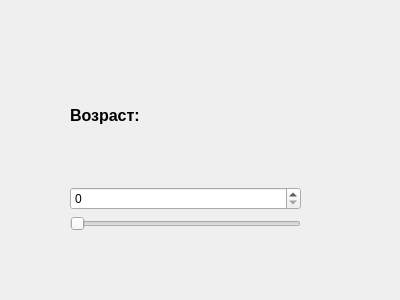
<?xml version="1.0" encoding="UTF-8"?>
<ui version="4.0">
 <class>MainWindow</class>
 <widget class="QMainWindow" name="MainWindow">
  <property name="geometry">
   <rect>
    <x>0</x>
    <y>0</y>
    <width>400</width>
    <height>300</height>
   </rect>
  </property>
  <property name="windowTitle">
   <string>Профиль</string>
  </property>
  <widget class="QWidget" name="centralwidget">
   <widget class="QWidget" name="">
    <property name="geometry">
     <rect>
      <x>70</x>
      <y>50</y>
      <width>231</width>
      <height>181</height>
     </rect>
    </property>
    <layout class="QVBoxLayout" name="verticalLayout">
     <item>
      <widget class="QLabel" name="label">
       <property name="font">
        <font>
         <pointsize>12</pointsize>
         <weight>75</weight>
         <bold>true</bold>
        </font>
       </property>
       <property name="text">
        <string>Возраст:</string>
       </property>
      </widget>
     </item>
     <item>
      <widget class="QSpinBox" name="spinBox"/>
     </item>
     <item>
      <widget class="QSlider" name="horizontalSlider">
       <property name="orientation">
        <enum>Qt::Horizontal</enum>
       </property>
      </widget>
     </item>
    </layout>
   </widget>
  </widget>
 </widget>
 <resources/>
 <connections/>
</ui>
